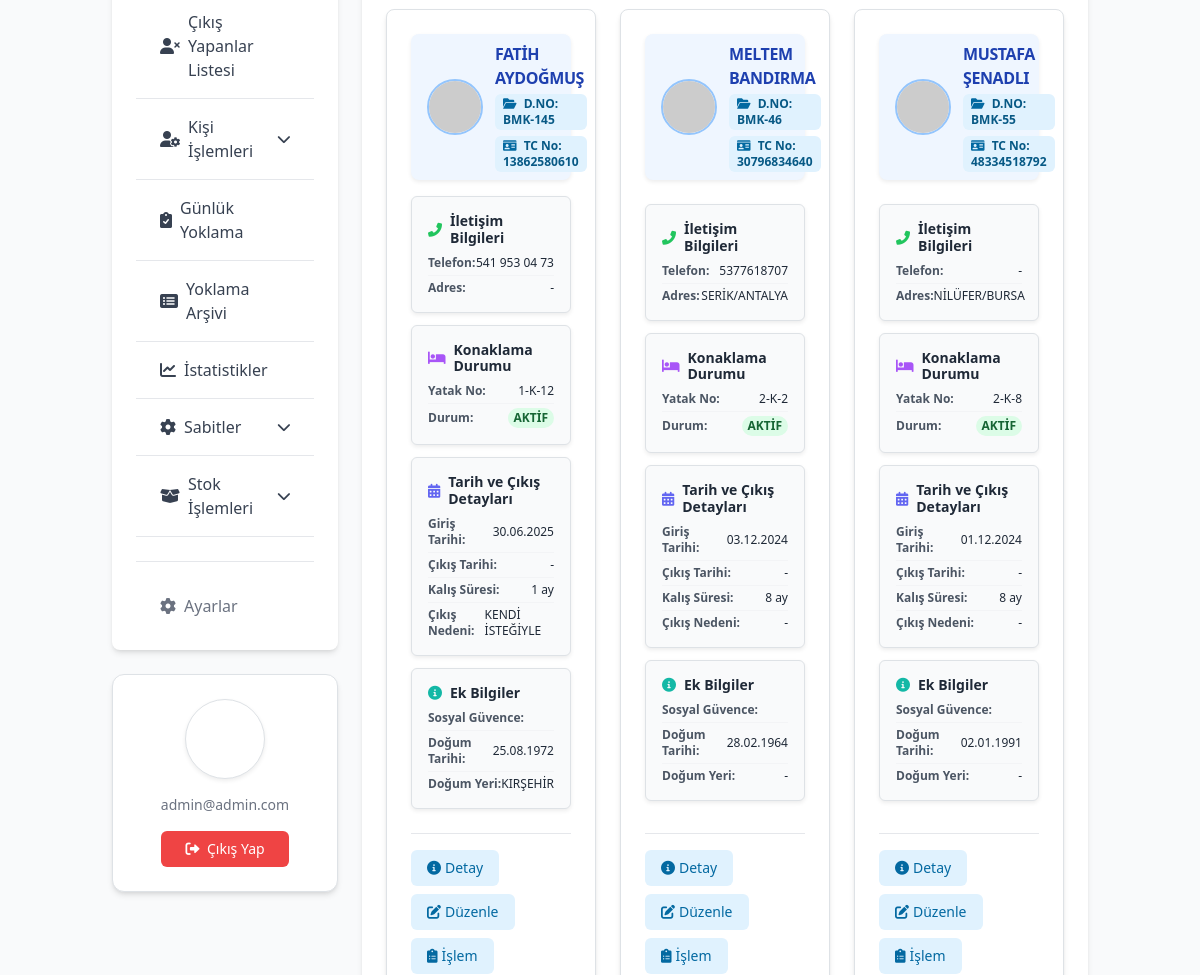
The app's page /misafir/listesi/aktifler/ (signed in, middle part), older data.
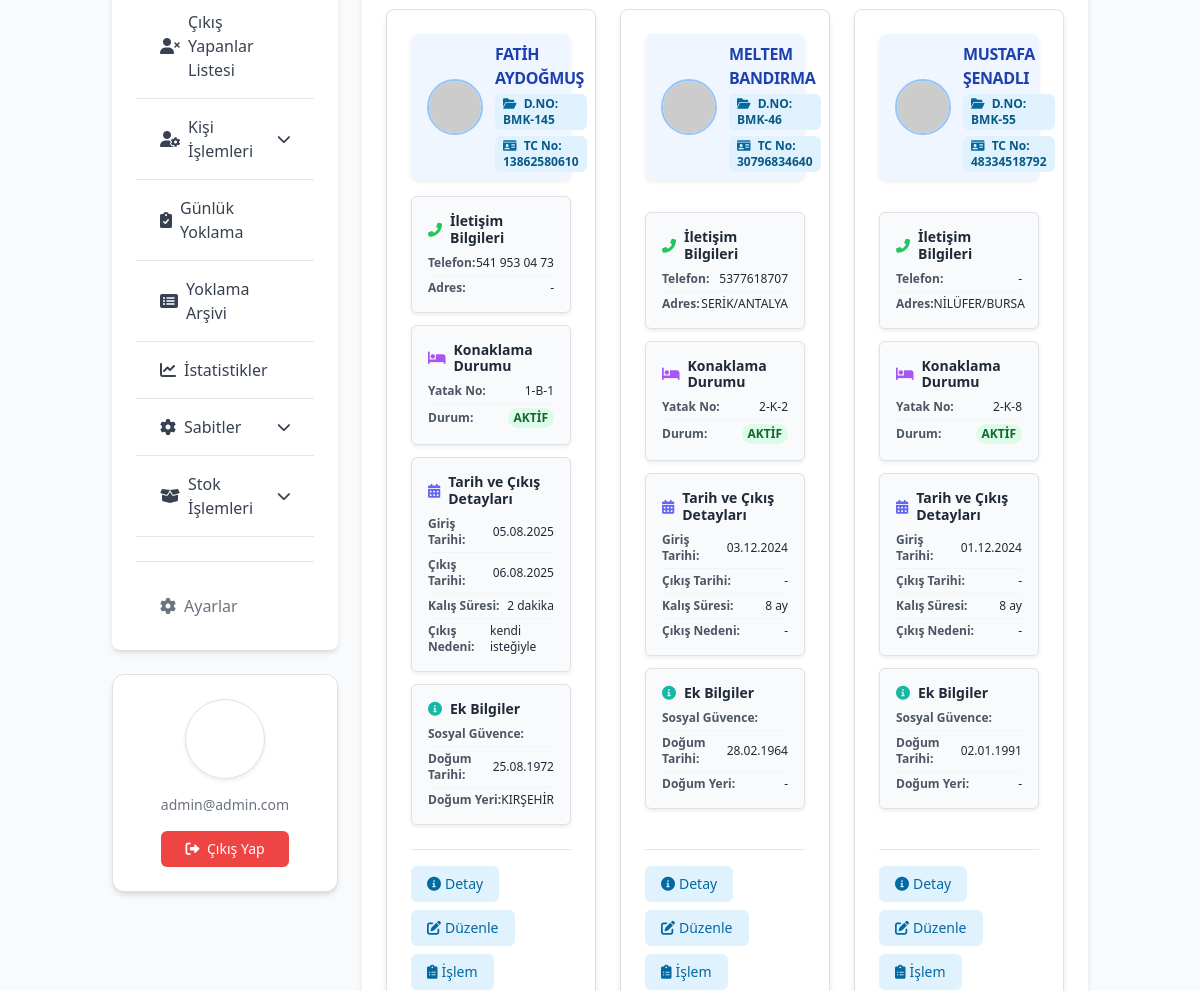
The same page, newer data.
### kayitlar/models.py (models this page shows, shortened)
class Misafir(models.Model):
    DURUM_SECENEKLERI = [
        ('AKTIF', 'Aktif'),
        ('PASIF', 'Pasif'),
    ]
    SOSYAL_GUVENCE_CHOICES = [
        ('SGK', 'SGK'),
        ('BAGKUR', 'Bağkur'),
        ('EMEKLI_SANDIGI', 'Emekli Sandığı'),
        ('YOK', 'Yok'),
        ('DIGER', 'Diğer'),
    ]
    dosya_no = models.CharField(
        max_length=30,
        unique=True,
        verbose_name="Dosya No",
        help_text="Kişiye özel benzersiz dosya numarası"
    )
    ad = models.CharField(max_length=100, verbose_name="Adı")
    soyad = models.CharField(max_length=100, verbose_name="Soyadı")
    tc_kimlik_no = models.CharField(
        max_length=11,
        unique=True,
        verbose_name="T.C. Kimlik No",
        help_text="11 haneli T.C. Kimlik Numarası"
    )
    giris_tarihi = models.DateTimeField(
        default=timezone.now,
        verbose_name="Giriş Tarihi"
    )
    cikis_tarihi = models.DateTimeField( # Misafir modeline taşındı
        blank=True,
        null=True,
        verbose_name="Çıkış Tarihi"
    )
    cikis_nedeni = models.TextField( # Misafir modeline taşındı
        verbose_name="Son Çıkış Nedeni",
        blank=True,
        null=True,
        help_text="Kişinin en son çıkış yapma nedeni."
    )
    dogum_tarihi = models.DateField(verbose_name="Doğum Tarihi")
    dogum_yeri = models.CharField(max_length=100, verbose_name="Doğum Yeri")
    telefon = models.CharField(
        max_length=20,
        blank=True,
        null=True,
        verbose_name="Telefonu"
    )
    durum = models.CharField(
        max_length=10,
        choices=DURUM_SECENEKLERI,
        default='AKTIF',
        verbose_name="Durum Bilgisi"
    )
    yatak_no = models.ForeignKey(
        Yatak,
        on_delete=models.SET_NULL,
        blank=True,
        null=True,
        verbose_name="Yatak Numarası",
        help_text="Kişinin kaldığı yatak numarası"
    )
    adres = models.TextField(
        blank=True,
        null=True,
        verbose_name="Adresi"
    )
    sosyal_guvence = models.ForeignKey(
        SosyalGuvence,
        on_delete=models.SET_NULL,
        blank=True,
        null=True,
        verbose_name="Sosyal Güvencesi"
    )
    fotograf = models.ImageField(
        upload_to='misafir_fotograflari/',
        blank=True,
        null=True,
        verbose_name="Kişi Fotoğrafı"
    )
    beyan = models.TextField(
        blank=True,
        null=True,
        verbose_name="Kişinin Beyanı",
        help_text="Kişinin kendi beyanı veya önemli notlar"
    )
    class Meta:
        verbose_name = "Misafir"
        verbose_name_plural = "Misafirler"
        ordering = ['-giris_tarihi']

class Yatak(models.Model):
    yatak_numarasi = models.CharField(max_length=10, unique=True, verbose_name="Yatak Numarası")
    dolu_mu = models.BooleanField(default=False, verbose_name="Dolu Mu?")
    class Meta:
        verbose_name = "Yatak"
        verbose_name_plural = "Yataklar"
        ordering = ['yatak_numarasi']

### kayitlar/views.py (the view, shortened to what this page needs)
# urls.py: path('misafir/listesi/<str:liste_turu>/', views.misafir_listeleri, name='misafir_listesi'),
@login_required
def misafir_listeleri(request, liste_turu='tumu'):
    base_queryset = Misafir.objects.all()
    title = "Tüm Kişiler Listesi"
    current_queryset = base_queryset.order_by('ad', 'soyad')
    if liste_turu == 'aktifler':
        current_queryset = base_queryset.filter(durum='AKTIF').order_by('ad', 'soyad')
        title = "Aktif Kişiler Listesi"
    elif liste_turu == 'pasifler':
        current_queryset = base_queryset.filter(durum='PASIF').order_by('ad', 'soyad')
        title = "Pasif Kişiler Listesi"
    query = request.GET.get('q')
    paginator = Paginator(current_queryset, 20)
    page_number = request.GET.get('page')
    try:
        page_obj = paginator.page(page_number)
    except PageNotAnInteger:
        page_obj = paginator.page(1)
    except EmptyPage:
        page_obj = paginator.page(paginator.num_pages)
    processed_misafirler = []
    for misafir in page_obj.object_list:
        if misafir.yatak_no: # Eğer yatak ilişkisi varsa
            yatak_numarasi_degeri = misafir.yatak_no.yatak_numarasi
            if isinstance(yatak_numarasi_degeri, (int, float)) and math.isnan(yatak_numarasi_degeri):
                misafir.display_yatak_no = "Yok"
            elif yatak_numarasi_degeri is None or str(yatak_numarasi_degeri).strip() == "" or str(yatak_numarasi_degeri).strip().upper() == "NAN":
                misafir.display_yatak_no = "Yok"
            else:
                misafir.display_yatak_no = str(yatak_numarasi_degeri)
        else:
            misafir.display_yatak_no = "-"
        processed_misafirler.append(misafir)
    toplam_kisi_sayisi = base_queryset.count()
    aktif_sayisi = base_queryset.filter(durum='AKTIF').count()
    pasif_sayisi = base_queryset.filter(durum='PASIF').count()
    context = {
        'misafirler': page_obj.object_list,
        'page_obj': page_obj,
        'query': query,
        'title': title,
        'liste_turu': liste_turu,
        'current_section': f'{liste_turu}-misafirler-list',
        'now_dt': timezone.now(),
        'toplam_kisi_sayisi': toplam_kisi_sayisi,
        'aktif_sayisi': aktif_sayisi,
        'pasif_sayisi': pasif_sayisi,
    }
    return render(request, 'bimekan/misafir_listesi.html', context)

### kayitlar/templatetags/custom_filters.py (called while the page is built, shortened)
@register.filter
def make_datetime(value):
    if isinstance(value, datetime):
        if timezone.is_aware(value):
            return value
        else:
            aware_value = timezone.make_aware(value)
            print(f"DEBUG (make_datetime): Value naive datetime, aware yapıldı: {aware_value}")
            return aware_value
    elif isinstance(value, date):
        dt_obj = timezone.make_aware(datetime.combine(value, datetime.min.time()))
        return dt_obj
    return None

### templates/bimekan/misafir_listesi.html (shortened to what the changed rows need)
{% extends 'bimekan/base.html' %}
{% load static %}
{% load custom_filters %}
{% block content %}
    <div id="misafir-listesi-container" class="form-section active bg-white rounded-lg shadow-md p-6">
        {% if page_obj.object_list %}
            <div id="card-view" class="grid grid-cols-1 md:grid-cols-2 lg:grid-cols-3 gap-6 hidden">
                {% for misafir in page_obj.object_list %}
                <div class="bg-white rounded-lg shadow-md p-4 flex flex-col justify-between hover:shadow-lg transition-all duration-200 ease-in-out border border-gray-200 cursor-pointer misafir-row"
                     data-pk="{{ misafir.pk }}"
                     data-ad-soyad="{{ misafir.ad }} {{ misafir.soyad }}"
                     data-dosya-tc="D.NO: {{ misafir.dosya_no }} / TC: {{ misafir.tc_kimlik_no|default:'-' }}"
                     data-durum="{% if misafir.durum == 'AKTIF' %}AKTİF{% else %}PASİF{% endif %}"
                     data-is-aktif="{% if misafir.durum == 'AKTIF' %}true{% else %}false{% endif %}">
                    <div class="flex items-center space-x-3 mb-3 bg-blue-50 px-3 py-2 rounded-lg shadow-sm">
                        <div class="flex-shrink-0">
                            {% if misafir.fotograf %}
                                <img class="h-14 w-14 rounded-full object-cover border-2 border-blue-300" src="{{ misafir.fotograf.url }}" alt="{{ misafir.ad }} {{ misafir.soyad }}'ın profil fotoğrafı">
                            {% else %}
                                <img class="h-14 w-14 rounded-full border-2 border-blue-300" src="https://placehold.co/56x56/cccccc/ffffff?text={{ misafir.ad|first }}{{ misafir.soyad|first }}" alt="{{ misafir.ad }} {{ misafir.soyad }}'ın profil fotoğrafı">
                            {% endif %}
                        </div>
                        <div class="flex flex-col text-gray-800 flex-grow">
                            <h4 class="text-base font-extrabold tracking-tight text-blue-800">
                                {{ misafir.ad }} {{ misafir.soyad }}
                            </h4>
                            <div class="flex items-center gap-1.5 mt-1 flex-wrap">
                                <span class="text-xs font-semibold bg-sky-100 text-sky-800 px-2 py-0.5 rounded">
                                    <i class="fas fa-folder-open mr-1 text-sky-700"></i> D.NO: {{ misafir.dosya_no }}
                                </span>
                                <span class="text-xs font-semibold bg-sky-100 text-sky-800 px-2 py-0.5 rounded">
                                    <i class="fas fa-id-card mr-1 text-sky-700"></i> TC No: {{ misafir.tc_kimlik_no }}
                                </span>
                            </div>
                        </div>
                    </div>
                    <div class="space-y-3 text-sm text-gray-700">
                        <div class="bg-gray-50 p-3 rounded-md shadow-sm border border-gray-100">
                            <h5 class="font-bold text-gray-800 mb-2 flex items-center"><i class="fas fa-phone-alt mr-2 text-green-500"></i> İletişim Bilgileri</h5>
                            <p class="flex justify-between items-center text-xs border-b border-gray-100 pb-1 mb-1"><span class="font-semibold text-gray-600">Telefon:</span> <span class="text-gray-800">{{ misafir.telefon|default:"-" }}</span></p>
                            <p class="flex justify-between items-center text-xs"><span class="font-semibold text-gray-600">Adres:</span> <span class="text-gray-800">{{ misafir.adres|default:"-" }}</span></p>
                        </div>
                        <div class="bg-gray-50 p-3 rounded-md shadow-sm border border-gray-100">
                            <h5 class="font-bold text-gray-800 mb-2 flex items-center"><i class="fas fa-bed mr-2 text-purple-500"></i> Konaklama Durumu</h5>
                            <p class="flex justify-between items-center text-xs border-b border-gray-100 pb-1 mb-1"><span class="font-semibold text-gray-600">Yatak No:</span> <span class="text-gray-800">{% if misafir.yatak_no %}{{ misafir.yatak_no.yatak_numarasi|default:"Yok" }}{% else %}-{% endif %}</span></p>
                            <p class="flex justify-between items-center text-xs"><span class="font-semibold text-gray-600">Durum:</span> <span>
                                {% if misafir.durum == 'AKTIF' %}
                                    <span class="px-1.5 inline-flex text-xs leading-5 font-semibold rounded-full bg-green-100 text-green-800">AKTİF</span>
                                {% else %}
                                    <span class="px-1.5 inline-flex text-xs leading-5 font-semibold rounded-full bg-red-100 text-red-800">PASİF</span>
                                {% endif %}
                            </span></p>
                        </div>
                        <div class="bg-gray-50 p-3 rounded-md shadow-sm border border-gray-100">
                            <h5 class="font-bold text-gray-800 mb-2 flex items-center"><i class="fas fa-calendar-alt mr-2 text-indigo-500"></i> Tarih ve Çıkış Detayları</h5>
                            <p class="flex justify-between items-center text-xs border-b border-gray-100 pb-1 mb-1"><span class="font-semibold text-gray-600">Giriş Tarihi:</span> <span class="text-gray-800">{% if misafir.giris_tarihi %}{{ misafir.giris_tarihi|date:"d.m.Y" }}{% else %}-{% endif %}</span></p>
                            <p class="flex justify-between items-center text-xs border-b border-gray-100 pb-1 mb-1"><span class="font-semibold text-gray-600">Çıkış Tarihi:</span> <span class="text-gray-800">{% if misafir.cikis_tarihi %}{{ misafir.cikis_tarihi|date:"d.m.Y" }}{% else %}-{% endif %}</span></p>
                            <p class="flex justify-between items-center text-xs border-b border-gray-100 pb-1 mb-1"><span class="font-semibold text-gray-600">Kalış Süresi:</span> <span class="text-gray-800">
                                {% if misafir.giris_tarihi %}
                                    {% if misafir.durum == 'AKTIF' %}
                                        {% with kalis_suresi=now_dt|timesince_short:misafir.giris_tarihi %}
                                            {{ kalis_suresi }}
                                        {% endwith %}
                                    {% elif misafir.cikis_tarihi %}
                                        {% with kalis_suresi=misafir.cikis_tarihi|timesince_short:misafir.giris_tarihi %}
                                            {{ kalis_suresi }}
                                        {% endwith %}
                                    {% else %}
                                        -
                                    {% endif %}
                                {% else %}
                                    -
                                {% endif %}
                            </span></p>
                            <p class="flex justify-between items-center text-xs"><span class="font-semibold text-gray-600">Çıkış Nedeni:</span> <span class="text-gray-800">{% if misafir.cikis_nedeni %}{{ misafir.cikis_nedeni|truncatechars:30 }}{% else %}-{% endif %}</span></p>
                        </div>
                        <div class="bg-gray-50 p-3 rounded-md shadow-sm border border-gray-100">
                            <h5 class="font-bold text-gray-800 mb-2 flex items-center"><i class="fas fa-info-circle mr-2 text-teal-500"></i> Ek Bilgiler</h5>
                            <p class="flex justify-between items-center text-xs border-b border-gray-100 pb-1 mb-1"><span class="font-semibold text-gray-600">Sosyal Güvence:</span> </p>
                            <p class="flex justify-between items-center text-xs border-b border-gray-100 pb-1 mb-1"><span class="font-semibold text-gray-600">Doğum Tarihi:</span> <span class="text-gray-800">{% if misafir.dogum_tarihi %}{{ misafir.dogum_tarihi|date:"d.m.Y" }}{% else %}-{% endif %}</span></p>
                            <p class="flex justify-between items-center text-xs"><span class="font-semibold text-gray-600">Doğum Yeri:</span> <span class="text-gray-800">{% if misafir.dogum_yeri %}{{ misafir.dogum_yeri }}{% else %}-{% endif %}</span></p>
                        </div>
                    </div>
<div class="flex flex-wrap gap-2 mt-4 pt-3 border-t border-gray-200">
  <a href="{% url 'misafir_detay' pk=misafir.pk %}"
     class="flex items-center gap-1 px-3 py-2 rounded-md bg-sky-100 text-sky-700 hover:bg-sky-200 text-sm font-medium transition">
    <i class="fas fa-info-circle"></i> Detay
  </a>
  <a href="{% url 'misafir_duzenle' pk=misafir.pk %}"
     class="flex items-center gap-1 px-3 py-2 rounded-md bg-sky-100 text-sky-700 hover:bg-sky-200 text-sm font-medium transition">
    <i class="fas fa-edit"></i> Düzenle
  </a>
  {% if misafir.durum == 'AKTIF' %}
    <a href="{% url 'misafir_islem_yap' pk=misafir.pk %}"
       class="flex items-center gap-1 px-3 py-2 rounded-md bg-sky-100 text-sky-700 hover:bg-sky-200 text-sm font-medium transition">
      <i class="fas fa-clipboard-list"></i> İşlem
    </a>
  {% endif %}
</div>
                </div>
                {% endfor %}
            </div>
        {% elif query %}
            <p class="text-center text-gray-500 py-8">Aradığınız kriterlere uygun kişi bulunamadı.</p>
        {% else %}
            <p class="text-center text-gray-500 py-8">Yukarıdaki arama kutusunu kullanarak kişileri arayın veya listeyi görüntüleyin.</p>
        {% endif %}
    </div>
{% endblock content %}

Row changes from the older to the newer data that the page shows:
changed Misafir "FATİH": yatak_no.yatak_numarasi "1-K-12" → "1-B-1"; giris_tarihi "30.06.2025" → "05.08.2025"; cikis_tarihi (not shown) → "06.08.2025"; kalis_suresi "1 ay" → "2 dakika"; cikis_nedeni "KENDİ İSTEĞİYLE" → "kendi isteğiyle"; no longer shows "-"
